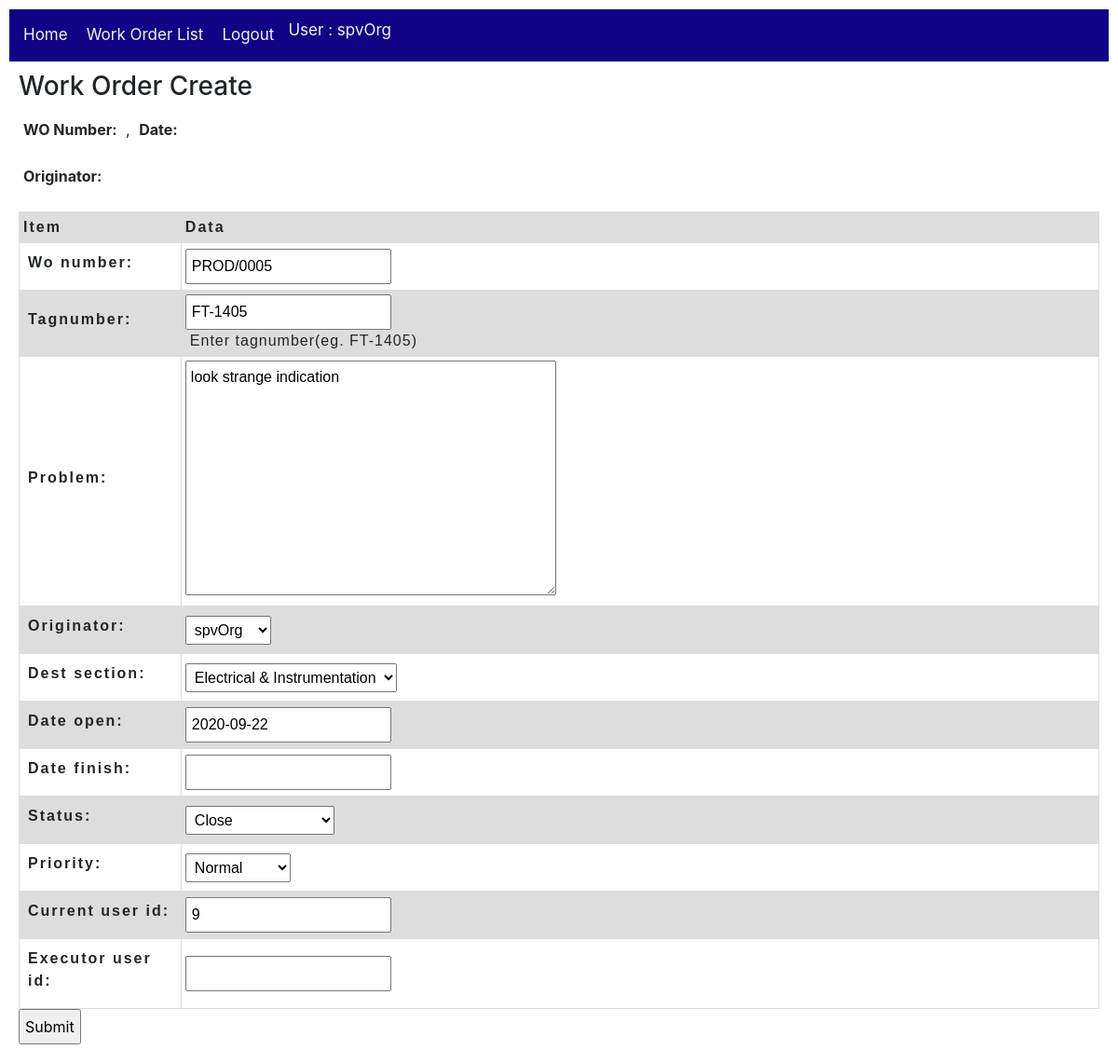
Page /workOrder/work_order/5/update/ (signed in) on the committed database.
### workOrder/models.py (models this page shows, shortened)
class Work_order(models.Model):
    wo_number = models.CharField(max_length=20, null=True)
    tagnumber = models.CharField(max_length=50, null=True, help_text='Enter tagnumber(eg. FT-1405)')
    problem = models.TextField(max_length=1000, null=True)
    originator = models.ForeignKey(User,
        on_delete=models.SET_NULL,
        null=True)
    dest_section = models.ForeignKey(Section,
        on_delete=models.SET_NULL,
        null=True)
    date_open = models.DateField()
    date_finish = models.DateField(null=True)
    status = models.ForeignKey(Action,
        on_delete=models.SET_NULL,
        null=True)
    priority = models.ForeignKey(Wo_priority,
        on_delete=models.SET_NULL,
        null=True)
    current_user_id = models.IntegerField(null=True)
    executor_user_id = models.IntegerField(null=True)
    class Meta:
        ordering = ['originator','status','wo_number']

### workOrder/views.py (the view)
# urls.py: path('work_order/<int:pk>/update/', views.Work_orderUpdate.as_view(), name='work_order_update'),
class Work_orderUpdate(LoginRequiredMixin, UpdateView):
    model = Work_order
    fields = '__all__'
    template_name = 'workOrder/work_order_form.html'  # Specify your own template name/location

### utility/models.py (called while the page is built)
    def __str__(self):
        return self.name

    def __str__(self):
        return self.name

    def __str__(self):
        return self.name

### workOrder/templates/workOrder/work_order_form.html (shortened to what this page needs)
{% extends "base_workOrder.html" %}
{% block content %}
  <h3>Work Order Create</h3>
  <p><strong>WO Number:</strong> {{ wo_number }}, <strong>Date:</strong> {{ date_open }}</p>
  <p><strong>Originator:</strong> {{ originator }}</p>
  <form action="" method="post">
    <table class="WoForm">
      <thead>
        <tr>
          <th scope="col">Item</th>
          <th scope="col">Data</th>
        </tr>
      </thead>
      {{ form.as_table }}
    </table>
    <input type="submit" value="Submit">
  </form>
{% endblock %}

### workOrder/templates/base_workOrder.html (shortened to what this page needs)
<!DOCTYPE html>
<html lang="en">
    <head>
        <link rel="stylesheet" href="https://stackpath.bootstrapcdn.com/bootstrap/4.1.3/css/bootstrap.min.css">
        <link rel="stylesheet" href="http://code.jquery.com/ui/1.11.0/themes/smoothness/jquery-ui.css">
        {% load static %}
        <link rel="stylesheet" href="{% static 'css/styles.css' %}">
    </head>
    <body>
        <div class="topnav">
            <ul>
                <li><a href="{% url 'home-cmms' %}">Home</a></li>
                {% if user.is_authenticated %}
                    <li><a href="{% url 'workOrder:work_orders'%}">Work Order List</a></li>
                    <li><a href="{% url 'logout'%}?next={{request.path}}">Logout</a></li>
                {% else %}
                    <li><a href="{% url 'login'%}?next={{request.path}}">Login</a></li>
                {% endif %}
                {% if user.is_authenticated %}
                    <li>User : {{ user.get_username }}</li>
                {% endif %}
            </ul>
        </div>
        <div>{% block content %}{% endblock %}</div>
    </body>
</html>

### workOrder/static/css/styles.css (style rules this page uses)
* { padding: 5px; }
.topnav { overflow: hidden; background-color: rgb(16, 3, 133); }
.topnav ul { list-style-type: none; margin: 0; padding: 0; overflow: hidden; background-color: rgb(16, 3, 133); }
.topnav ul li { float: left; color: #f2f2f2; text-align: center; padding: 5px; text-decoration: none; font-size: 17px; }
.topnav ul li a { float: left; color: #f2f2f2; text-align: center; padding: 5px; text-decoration: none; font-size: 17px; }
* { box-sizing: border-box; }
table { table-layout: fixed; width: 100%; border-collapse: collapse; }
td, th { border: 1px solid #dddddd; text-align: left; padding: 4px; }
th { letter-spacing: 2px; }
td { letter-spacing: 1px; }
thead th { background-color: #dddddd; }
tr:nth-child(even) { background-color: #dddddd; }
table.WoForm { font-family: arial, sans-serif; }
table.WoForm thead th:nth-child(1) { width: 15%; }

### rows in the picture
Work_order: wo_number "PROD/0005", tagnumber "FT-1405", problem "look strange indication", originator "spvOrg", dest_section "Electrical & Instrumentation", date_open "2020-09-22", status "Close", priority "Normal", current_user_id "9"

### other values in the picture
{{ user.get_username }} "spvOrg"
